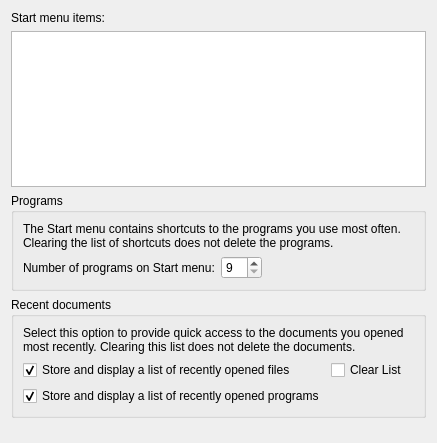
<?xml version="1.0" encoding="UTF-8"?>
<ui version="4.0">
 <class>StartVistaWidget</class>
 <widget class="QWidget" name="StartVistaWidget">
  <property name="geometry">
   <rect>
    <x>0</x>
    <y>0</y>
    <width>437</width>
    <height>443</height>
   </rect>
  </property>
  <property name="sizePolicy">
   <sizepolicy hsizetype="Preferred" vsizetype="Preferred">
    <horstretch>0</horstretch>
    <verstretch>0</verstretch>
   </sizepolicy>
  </property>
  <property name="minimumSize">
   <size>
    <width>380</width>
    <height>443</height>
   </size>
  </property>
  <property name="maximumSize">
   <size>
    <width>486</width>
    <height>500</height>
   </size>
  </property>
  <property name="windowTitle">
   <string>Form</string>
  </property>
  <layout class="QGridLayout" name="gridLayout_3">
   <item row="0" column="0">
    <widget class="QLabel" name="itemsLabel">
     <property name="text">
      <string>Start menu items:</string>
     </property>
     <property name="buddy">
      <cstring>itemsTreeView</cstring>
     </property>
    </widget>
   </item>
   <item row="1" column="0">
    <widget class="QTreeView" name="itemsTreeView"/>
   </item>
   <item row="2" column="0">
    <widget class="QGroupBox" name="programsGroupBox">
     <property name="title">
      <string>Programs</string>
     </property>
     <layout class="QGridLayout" name="gridLayout">
      <item row="0" column="0" colspan="3">
       <widget class="QLabel" name="label_2">
        <property name="text">
         <string>The Start menu contains shortcuts to the programs you use most often. Clearing the list of shortcuts does not delete the programs.</string>
        </property>
        <property name="wordWrap">
         <bool>true</bool>
        </property>
       </widget>
      </item>
      <item row="1" column="0">
       <widget class="QLabel" name="numberofLabel">
        <property name="text">
         <string>Number of programs on Start menu:</string>
        </property>
        <property name="buddy">
         <cstring>numberofSpinBox</cstring>
        </property>
       </widget>
      </item>
      <item row="1" column="1">
       <widget class="QSpinBox" name="numberofSpinBox">
        <property name="specialValueText">
         <string>9</string>
        </property>
       </widget>
      </item>
      <item row="1" column="2">
       <spacer name="horizontalSpacer">
        <property name="orientation">
         <enum>Qt::Horizontal</enum>
        </property>
        <property name="sizeHint" stdset="0">
         <size>
          <width>132</width>
          <height>20</height>
         </size>
        </property>
       </spacer>
      </item>
     </layout>
    </widget>
   </item>
   <item row="3" column="0">
    <widget class="QGroupBox" name="recentGroupBox">
     <property name="title">
      <string>Recent documents</string>
     </property>
     <layout class="QGridLayout" name="gridLayout_2">
      <item row="0" column="0" colspan="2">
       <widget class="QLabel" name="label">
        <property name="text">
         <string>Select this option to provide quick access to the documents you opened most recently. Clearing this list does not delete the documents.</string>
        </property>
        <property name="wordWrap">
         <bool>true</bool>
        </property>
       </widget>
      </item>
      <item row="1" column="0">
       <widget class="QCheckBox" name="filesCheckBox">
        <property name="text">
         <string>Store and display a list of recently opened files</string>
        </property>
        <property name="checked">
         <bool>true</bool>
        </property>
       </widget>
      </item>
      <item row="1" column="1">
       <widget class="QCheckBox" name="clearCheckBox">
        <property name="text">
         <string>Clear List</string>
        </property>
       </widget>
      </item>
      <item row="2" column="0">
       <widget class="QCheckBox" name="programsCheckBox">
        <property name="text">
         <string>Store and display a list of recently opened programs</string>
        </property>
        <property name="checked">
         <bool>true</bool>
        </property>
       </widget>
      </item>
     </layout>
    </widget>
   </item>
   <item row="4" column="0">
    <spacer name="verticalSpacer">
     <property name="orientation">
      <enum>Qt::Vertical</enum>
     </property>
     <property name="sizeHint" stdset="0">
      <size>
       <width>348</width>
       <height>50</height>
      </size>
     </property>
    </spacer>
   </item>
  </layout>
 </widget>
 <tabstops>
  <tabstop>itemsTreeView</tabstop>
  <tabstop>numberofSpinBox</tabstop>
  <tabstop>filesCheckBox</tabstop>
  <tabstop>clearCheckBox</tabstop>
  <tabstop>programsCheckBox</tabstop>
 </tabstops>
 <resources/>
 <connections/>
</ui>
